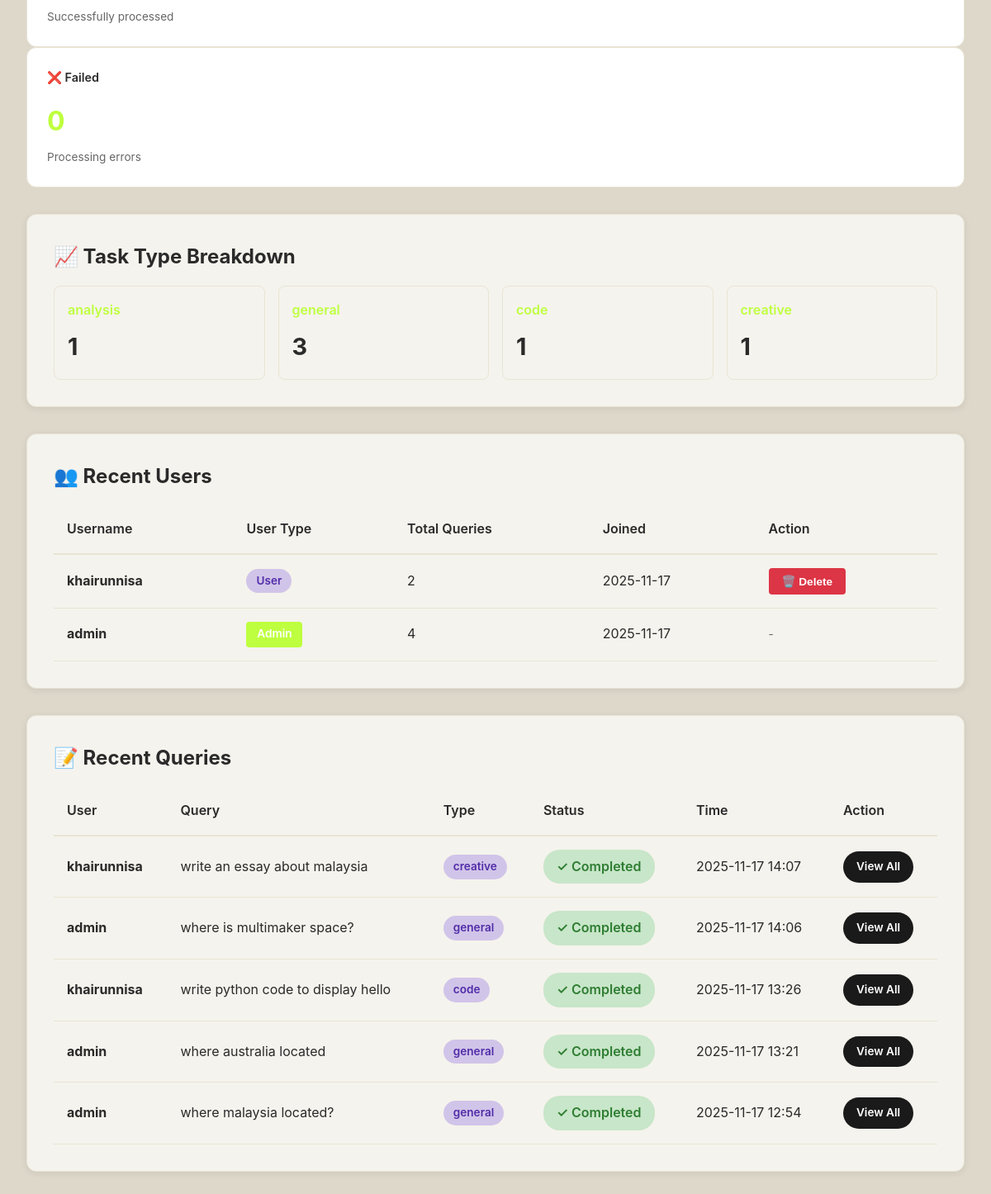
Page /admin (signed in, lower part) on the earlier database version.
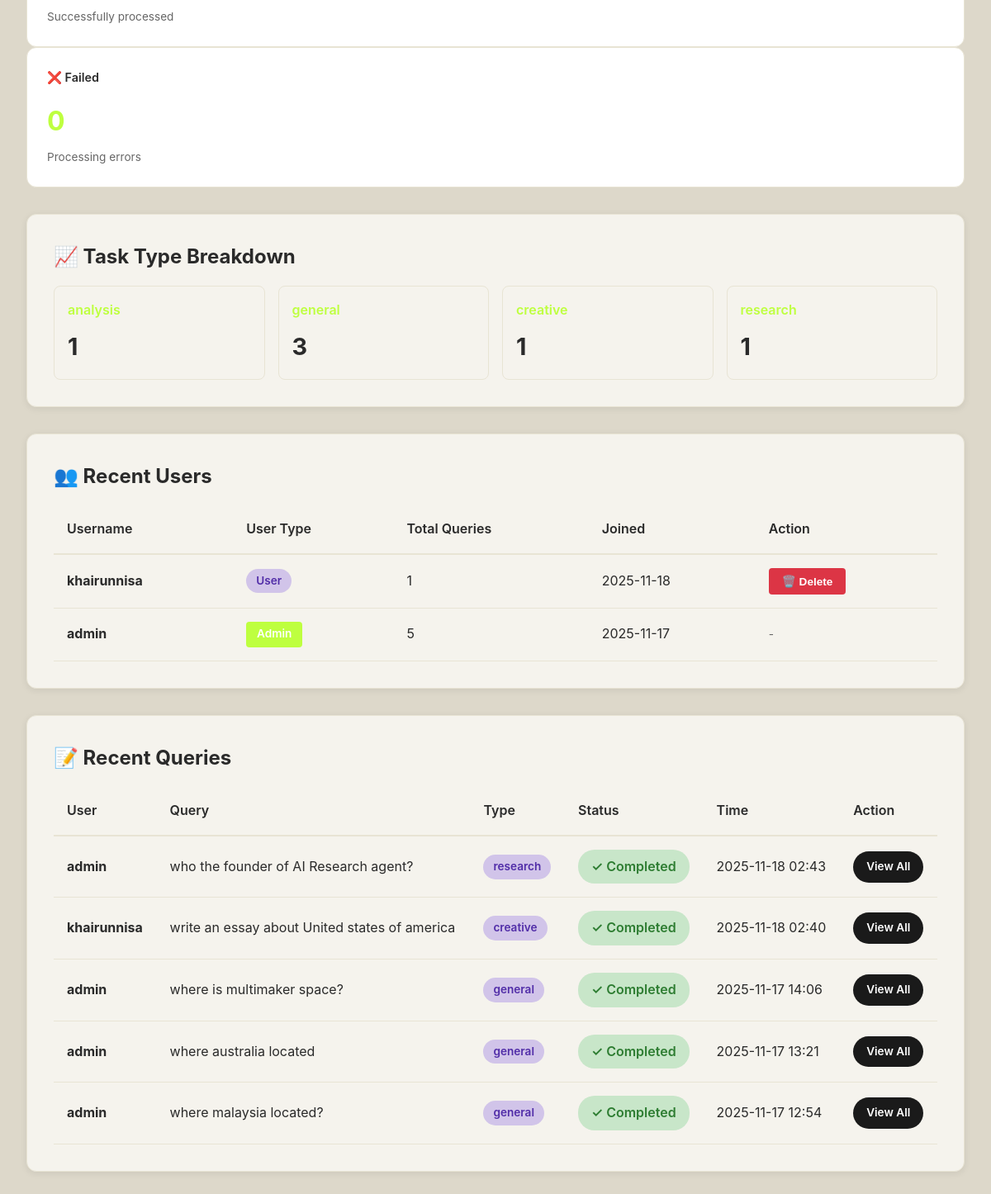
Same page on the later database version.
### app.py (models this page shows, shortened)
class Query(db.Model):
    id = db.Column(db.Integer, primary_key=True)
    user_id = db.Column(db.Integer, db.ForeignKey('user.id'), nullable=False)
    query_text = db.Column(db.Text, nullable=False)
    response = db.Column(db.Text)
    reasoning = db.Column(db.Text)
    status = db.Column(db.String(20), default='processing')
    task_type = db.Column(db.String(50))
    execution_time = db.Column(db.Float)
    created_at = db.Column(db.DateTime, default=datetime.utcnow)
    tools_used = db.Column(db.String(255))
    error_message = db.Column(db.Text)
    is_comparison_query = db.Column(db.Boolean, default=False)
    comparison_confidence = db.Column(db.Float, default=0.0)
    table_html = db.Column(db.Text)  # Store generated HTML table
    user = db.relationship('User', backref=db.backref('queries', lazy='dynamic'))

class User(db.Model):
    id = db.Column(db.Integer, primary_key=True)
    username = db.Column(db.String(120), unique=True, nullable=False)
    password = db.Column(db.String(255), nullable=False)
    is_admin = db.Column(db.Boolean, default=False)
    created_at = db.Column(db.DateTime, default=datetime.utcnow)

### app.py (the view)
@app.route('/admin')
@admin_required
def admin_dashboard():
    total_users = User.query.count()
    total_queries = Query.query.count()
    completed_queries = Query.query.filter_by(status='completed').count()
    failed_queries = Query.query.filter_by(status='failed').count()
    task_breakdown = {}
    for query in Query.query.all():
        task = query.task_type
        task_breakdown[task] = task_breakdown.get(task, 0) + 1
    recent_queries = Query.query.order_by(Query.created_at.desc()).limit(5).all()
    recent_users = User.query.order_by(User.created_at.desc()).limit(5).all()
    knowledge_total = Knowledge.query.count()
    knowledge_active = Knowledge.query.filter_by(is_active=True).count()
    company_info = CompanyInfo.query.first()
    company_knowledge_status = 'Configured' if company_info and company_info.company_name else 'Not Configured'
    company_name = company_info.company_name if company_info else 'Not Set'
    return render_template('admin/dashboard.html',
        total_users=total_users,
        total_queries=total_queries,
        completed_queries=completed_queries,
        failed_queries=failed_queries,
        task_breakdown=task_breakdown,
        recent_queries=recent_queries,
        recent_users=recent_users,
        knowledge_total=knowledge_total,
        knowledge_active=knowledge_active,
        company_knowledge_status=company_knowledge_status,
        company_name=company_name)

### app.py (called while the page is built)
@app.before_request
def make_session_permanent():
    session.permanent = True
    app.permanent_session_lifetime = timedelta(days=7)

def admin_required(f):
    @wraps(f)
    def decorated_function(*args, **kwargs):
        if 'user_id' not in session:
            flash('Please log in first', 'error')
            return redirect(url_for('login'))
        user = User.query.get(session['user_id'])
        if not user or not user.is_admin:
            flash('Admin access required', 'error')
            return redirect(url_for('index'))
        return f(*args, **kwargs)
    return decorated_function

### templates/admin/dashboard.html (shortened to what the changed rows need)
{% extends "base.html" %}
{% block content %}
<div class="container">
    <div class="card" style="margin-top: 2rem;">
        <h2 style="color: var(--text-primary); margin-bottom: 1rem;">📈 Task Type Breakdown</h2>
        <div style="display: flex; flex-wrap: wrap; gap: 1rem;">
            {% for task_type, count in task_breakdown.items() %}
            <div style="background: var(--card-bg); padding: 1rem; border-radius: 8px; border: 1px solid var(--border-color); flex: 1; min-width: 150px;">
                <div style="font-weight: 600; color: var(--accent-green); margin-bottom: 0.5rem;">{{ task_type }}</div>
                <div style="font-size: 1.8rem; font-weight: 700; color: var(--text-primary);">{{ count }}</div>
            </div>
            {% endfor %}
        </div>
    </div>
    <div class="card" style="margin-top: 2rem;">
        <h2 style="color: var(--text-primary); margin-bottom: 1rem;">👥 Recent Users</h2>
        {% if recent_users %}
        <table>
            <thead>
                <tr>
                    <th>Username</th>
                    <th>User Type</th>
                    <th>Total Queries</th>
                    <th>Joined</th>
                    <th>Action</th>
                </tr>
            </thead>
            <tbody>
                {% for user in recent_users %}
                <tr>
                    <td><strong>{{ user.username }}</strong></td>
                    <td>
                        {% if user.is_admin %}
                            <span class="badge" style="background-color: var(--accent-green); color: white; padding: 0.3rem 0.8rem; border-radius: 4px;">Admin</span>
                        {% else %}
                            <span class="badge badge-primary">User</span>
                        {% endif %}
                    </td>
                    <td>{{ user.queries.count() }}</td>
                    <td>{{ user.created_at.strftime('%Y-%m-%d') }}</td>
                    <td>
                        {% if not user.is_admin and user.id != session.user_id %}
                            <form method="POST" action="{{ url_for('delete_user', user_id=user.id) }}" style="display: inline;" onsubmit="return confirm('Are you sure you want to delete this user and all their queries?');">
                                <button type="submit" class="btn btn-danger" style="font-size: 0.85rem; padding: 0.5rem 1rem; background-color: #dc3545; color: white; border: none; border-radius: 4px; cursor: pointer;">🗑️ Delete</button>
                            </form>
                        {% else %}
                            <span style="color: var(--text-secondary); font-size: 0.85rem;">-</span>
                        {% endif %}
                    </td>
                </tr>
                {% endfor %}
            </tbody>
        </table>
        {% else %}
        <p style="text-align: center; color: var(--text-secondary); padding: 2rem;">No users found</p>
        {% endif %}
    </div>
    <div class="card" style="margin-top: 2rem;">
        <h2 style="color: var(--text-primary); margin-bottom: 1rem;">📝 Recent Queries</h2>
        {% if recent_queries %}
        <table>
            <thead>
                <tr>
                    <th>User</th>
                    <th>Query</th>
                    <th>Type</th>
                    <th>Status</th>
                    <th>Time</th>
                    <th>Action</th>
                </tr>
            </thead>
            <tbody>
                {% for query in recent_queries %}
                <tr>
                    <td><strong>{{ query.user.username }}</strong></td>
                    <td>{{ query.query_text[:50] }}{% if query.query_text|length > 50 %}...{% endif %}</td>
                    <td><span class="badge badge-primary">{{ query.task_type }}</span></td>
                    <td>
                        <span class="status-badge status-{{ query.status }}">
                            {% if query.status == 'completed' %}
                                ✓ Completed
                            {% elif query.status == 'processing' %}
                                ⏳ Processing
                            {% else %}
                                ✗ Failed
                            {% endif %}
                        </span>
                    </td>
                    <td>{{ query.created_at.strftime('%Y-%m-%d %H:%M') }}</td>
                    <td>
                        <a href="{{ url_for('admin_user_queries', user_id=query.user_id) }}" class="btn btn-secondary" style="font-size: 0.85rem; padding: 0.5rem 1rem;">View All</a>
                    </td>
                </tr>
                {% endfor %}
            </tbody>
        </table>
        {% else %}
        <p style="text-align: center; color: var(--text-secondary); padding: 2rem;">No queries yet</p>
        {% endif %}
    </div>
</div>
{% endblock %}

Differences in the rows shown:
removed Query: task_type "code", count "1", user.username "khairunnisa", query_text "write python code to display hello", status "✓ Completed", created_at "2025-11-17 13:26"
changed Query "creative": query_text "write an essay about malaysia" → "write an essay about United states of america"; created_at "2025-11-17 14:07" → "2025-11-18 02:40"
added Query: task_type "research", user "1", user.username "admin", query_text "who the founder of AI Research agent?", status "✓ Completed", created_at "2025-11-18 02:43"
changed User "khairunnisa": queries.count "2" → "1"; created_at "2025-11-17" → "2025-11-18"
computed for User "admin": queries.count "4" → "5"
